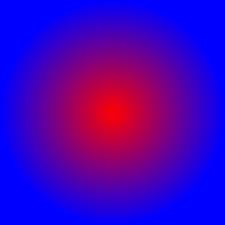
#> input picture img/gradient.jpg, 225 x 225 px, given in place of gradient.png, which was not available
$ jupyter execute --allow-errors Clase_02_Img_adition.ipynb   (shell and % lines are left out)   (text cells are left out)
#> lines starting #> are read from the running program, lines starting #| are printed output that depends on the picture; pictures that were not available may be replaced by others from this repository, and a replacement may not be noted
[cell 1]
import cv2
import numpy as np
import matplotlib.pyplot as plt

[cell 2]
def show(im, size = 12):
  _, ax = plt.subplots(figsize=(size, size))
  ax.imshow(im, interpolation = "nearest")
  plt.tight_layout()
  plt.show()

[cell 3]
def loadImg(img):
#> called with img = 'gradient.png'
  im = cv2.imread(img)
#> im is the input picture: shape (225, 225, 3); mean B, G, R 188, 0.3, 66.8
  return im[:,:,::-1]
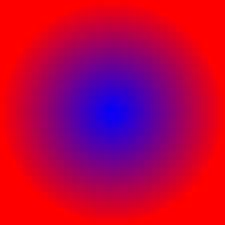
#> returned value: shape (225, 225, 3); mean of channels 0, 1, 2 66.8, 0.3, 188; drawn as B, G, R

[cell 4]
base = "https://raw.githubusercontent.com/lmcanavals/dip/main/imagenes/"

[cell 5]
# Cargar imágen de github a google colab
img1 = "gradient.png"
url = f"{base}{img1}"

[cell 6]
gradient = loadImg(img1)
show(gradient, 4)

[cell 7]
# Cargar imágen de github a google colab
img2 = "eminem.jpg"
url = f"{base}{img2}"

#> (a cell that did not finish here is left out)

show(eminem, 4)

[cell 9]
img3 = "zuckerberg.jpg"
url = f"{base}{img3}"

[cell 10]
zuckerberg = loadImg(img3)
#> call 3 of loadImg, with img = 'zuckerberg.jpg'
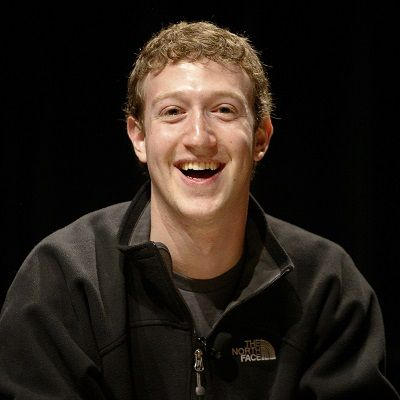
#> input picture img/zuckerberg.jpg, 400 x 400 px, found by its file name
#> in loadImg, im is the input picture: shape (400, 400, 3); mean B, G, R 24.1, 31, 39.2
#> in loadImg (call 3), `return im[:,:,::-1]`:
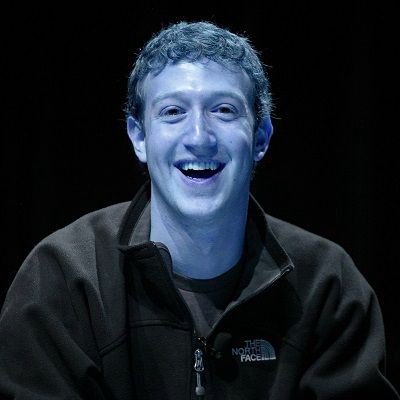
#> returned value: shape (400, 400, 3); mean of channels 0, 1, 2 39.2, 31, 24.1; drawn as B, G, R
show(zuckerberg, 4)
